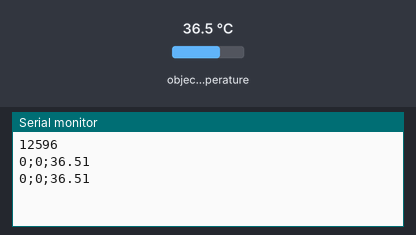
The sketch below on a simulated Arduino Uno, built with avr-gcc and run on an emulated ATmega328P. On the bench: the last lines printed to the serial monitor. The test bench sets the inputs (shaded band); at power-on: object temperature 36.5 °C.

Above: at 1.8 s.
1.9 s: object temperature set to 20 °C
At 2.8 s:
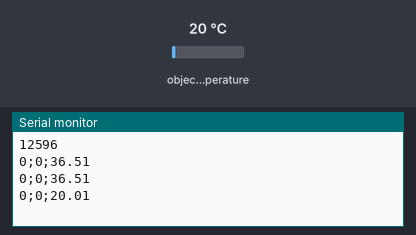
3.4 s: object temperature set to 26 °C
At 4.8 s:
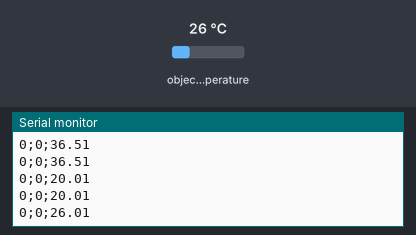
Timing chart, 0 to 6.4 s (numbered marks = the images above; inputs shaded):
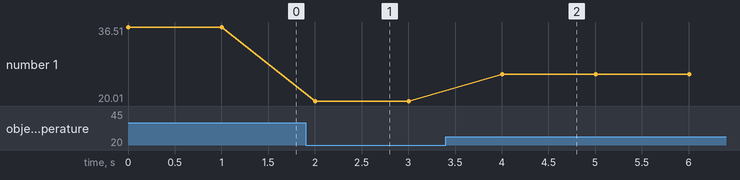

Measured:
- after the input at 1.9 s, the serial monitor: prints a new line after 0.10 s (image 1)
- after the input at 3.4 s, the serial monitor: prints a new line after 0.61 s (image 2)
- plotted number 1: 36.51 → 20.01 after the input at 1.9 s, 20.01 → 26.01 after the input at 3.4 s

The sketch:

readRawIR.ino
```cpp
/*
Read raw from MLX90614
type: uint16_t

*/
#include <SoftwareSerial.h>
#include <Stepper.h>
#include <Adafruit_MLX90614.h>
#include <Wire.h>


 Adafruit_MLX90614 mlx = Adafruit_MLX90614();

void setup(){
  Serial.begin(38400);
  Serial.println('connected to MLX90614');
  mlx.begin();
}

void loop(){

    Serial.print(mlx.readRawIR1());Serial.print(';');
    Serial.print(mlx.readRawIR2());Serial.print(';');
    Serial.println(mlx.readObjectTempC());
    delay(1000);

}
```
